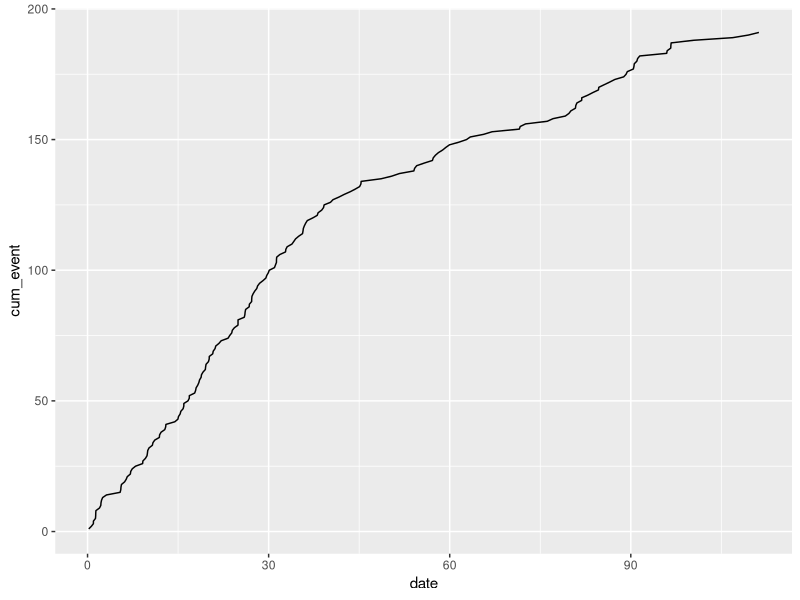
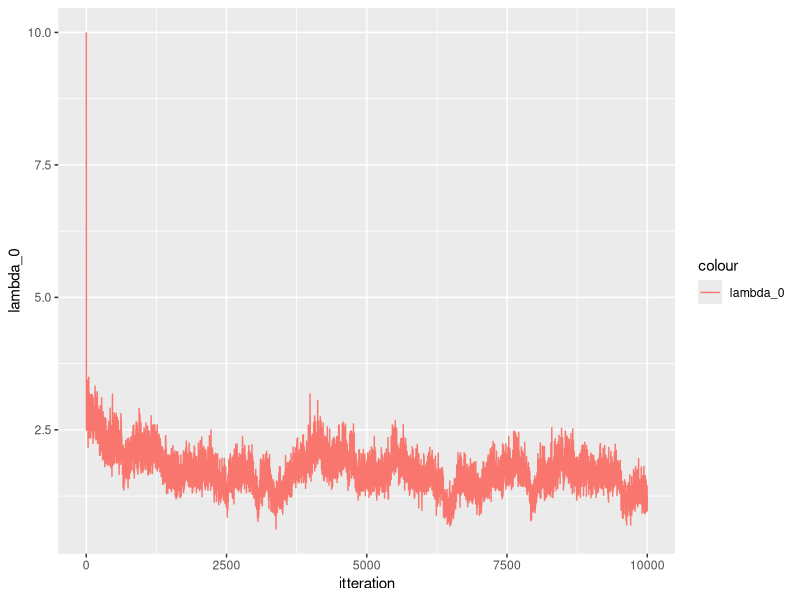
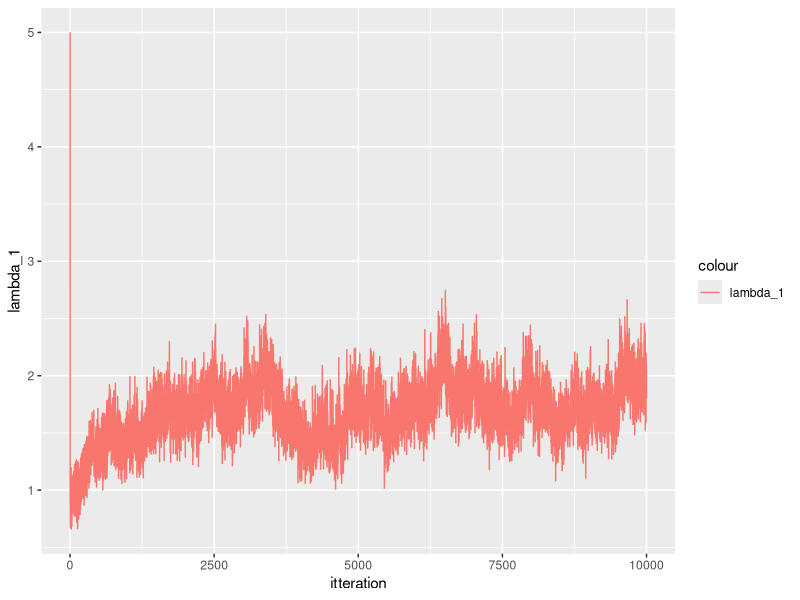
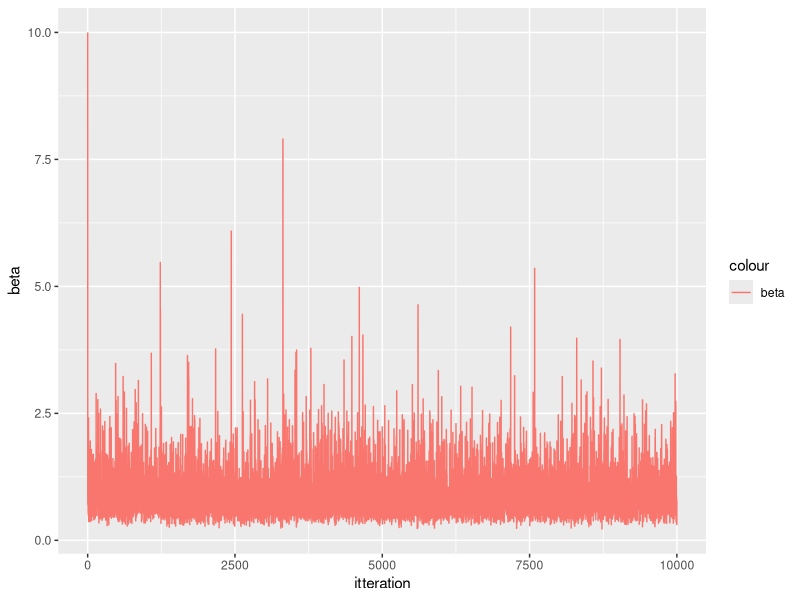
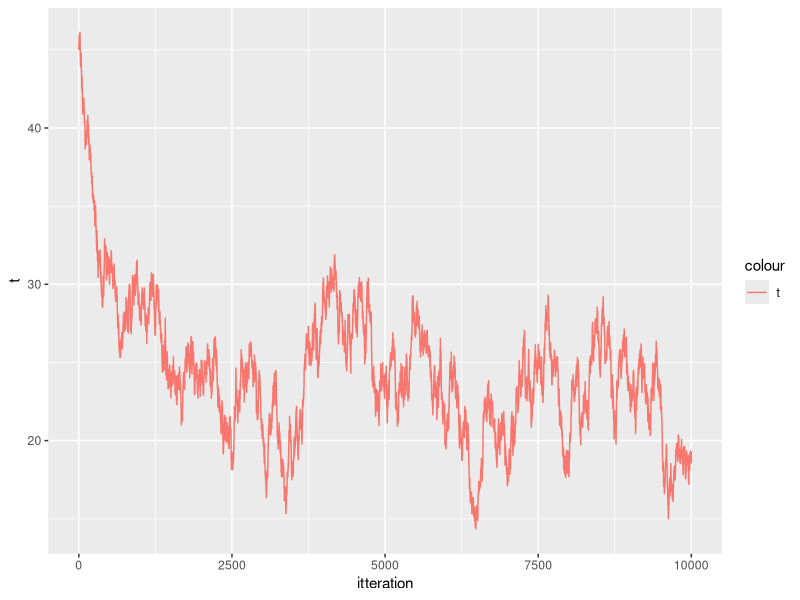
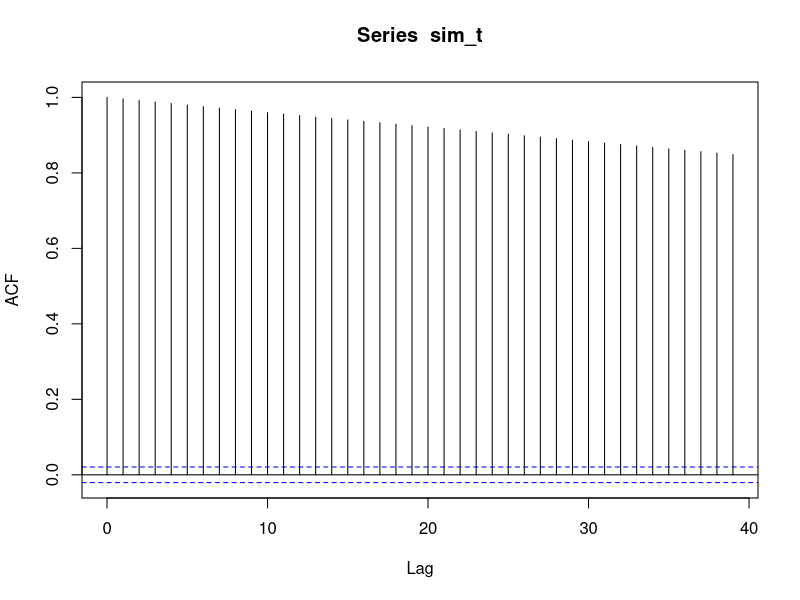

Write the R code that produced these figures, in order.
#implemetn MCMC


# Want Q to be a random walk


# f_cond_beta <- function(beta, lambda_0, lambda_1){
#   return(exp(-1/beta * (lambda_0 + lambda_1 + 1))*(1/beta)^5)
# }

f_cond_t <- function(beta, lambda_0, lambda_1, y_0, y_1){
  return(lambda_0^{y_0+1} *lambda_1^{y_1+1}*exp(-t* (lambda_0 - lambda_1 )))
}

MH_alg <- function(n,data, t_0,t_2, t, lambda_0,lambda_1, beta, sigma){

  y_0 = sum(data[date <t]$event)
  y_1 = sum(data[date>= t]$event)
  y_0
  y_1
  results <- matrix(nrow = n, ncol = 4)
  results[1, 1:4] <- c(t, lambda_0, lambda_1, beta)
  for(i in 2:n){
    results[2:10, 1:4]
    #print("t")
    #print(results[i-1,1])
    y_0 = sum(data[date <results[i-1,1]]$event)
    y_1 = sum(data[date>= results[i-1,1]]$event)
    #print(i)
    #gibs step
    
    lambda_0 <- rgamma(1, (y_0 + 2 ), scale= (1/(t - t_0 + 1/beta))) #stemmer shape param?
    lambda_1 <- rgamma(1, (y_1 + 2 ), scale=(1/(t_2 - t + 1/beta))) #stemmer shape param?
    lambda_0
    lambda_1
    beta_tilde <- rgamma(1, 6, scale = 1/(lambda_0 + lambda_1 + 1))
    beta <- 1/beta_tilde
    beta
    results[i, 2:4] <- c( lambda_0, lambda_1, beta)
    
    #MH step
    
    t_old <- results[i-1, 1]
    t_new <- rnorm(1, t_old, sigma)
    t_new
    #print(c("T_old", t_old, "T_new", t_new))
    ## acceptannce prob
    a <- min(1, (lambda_0^{y_0+1} *lambda_1^{y_1+1}*exp(-t_new *(lambda_0 - lambda_1 )))/(lambda_0^{y_0+1} *lambda_1^{y_1+1}*exp(-t_old *(lambda_0 - lambda_1 ))))
    a
    u <- runif(1)
    u
    if (u< a){
      results[i, 1] <-  t_new
    } else{
      results[i,1] <- t_old
      }
  }
  return (results)
}


library(boot)
library(data.table)
library(tidyr)
library(ggplot2)

data <- as.data.table(coal)
data[, event:= 1]
data[, cum_event := cumsum(event)]
data[, date := date- 1851]
q <- ggplot(data = data, aes(x = date, y = cum_event))
q <- q + geom_line()
q

t = 45

lambda_0 <- 10 #135/50
lambda_1 <- 5 #56/50
beta = 10

n = 10000
t_0 = 0
t_2 = 112 #maybe should be 1963? 

sigma = 0.3

sim_MH <- MH_alg(n,data, t_0, t_2, t, lambda_0,lambda_1, beta, sigma)

sim_MH <- as.data.table(sim_MH)

setnames(sim_MH, c("t", "lambda_0", "lambda_1", "beta"))

sim_MH[, itteration := seq(1:n)]
sim_MH

q <- ggplot(data = sim_MH, aes(x = itteration) )
q <- q + geom_line(aes(y = lambda_0, colour = "lambda_0"))
q
q <- ggplot(data = sim_MH, aes(x = itteration) )
q <- q + geom_line(aes(y = lambda_1, colour = "lambda_1"))
q
q <- ggplot(data = sim_MH, aes(x = itteration) )
q <- q + geom_line(aes(y = beta, colour = "beta"))
q
q <- ggplot(data = sim_MH, aes(x = itteration) )
q <- q + geom_line(aes(y = t, colour = "t"))
q
#only beta has a burn in period! kind of

summary(sim_MH)
2.92*45 + 0.92*(112-45)
#seems very reasonable!! 


##Looking at the acf of t

burnin <- 1000

sim_t <- sim_MH$t[burnin:n]

acf(sim_t)
